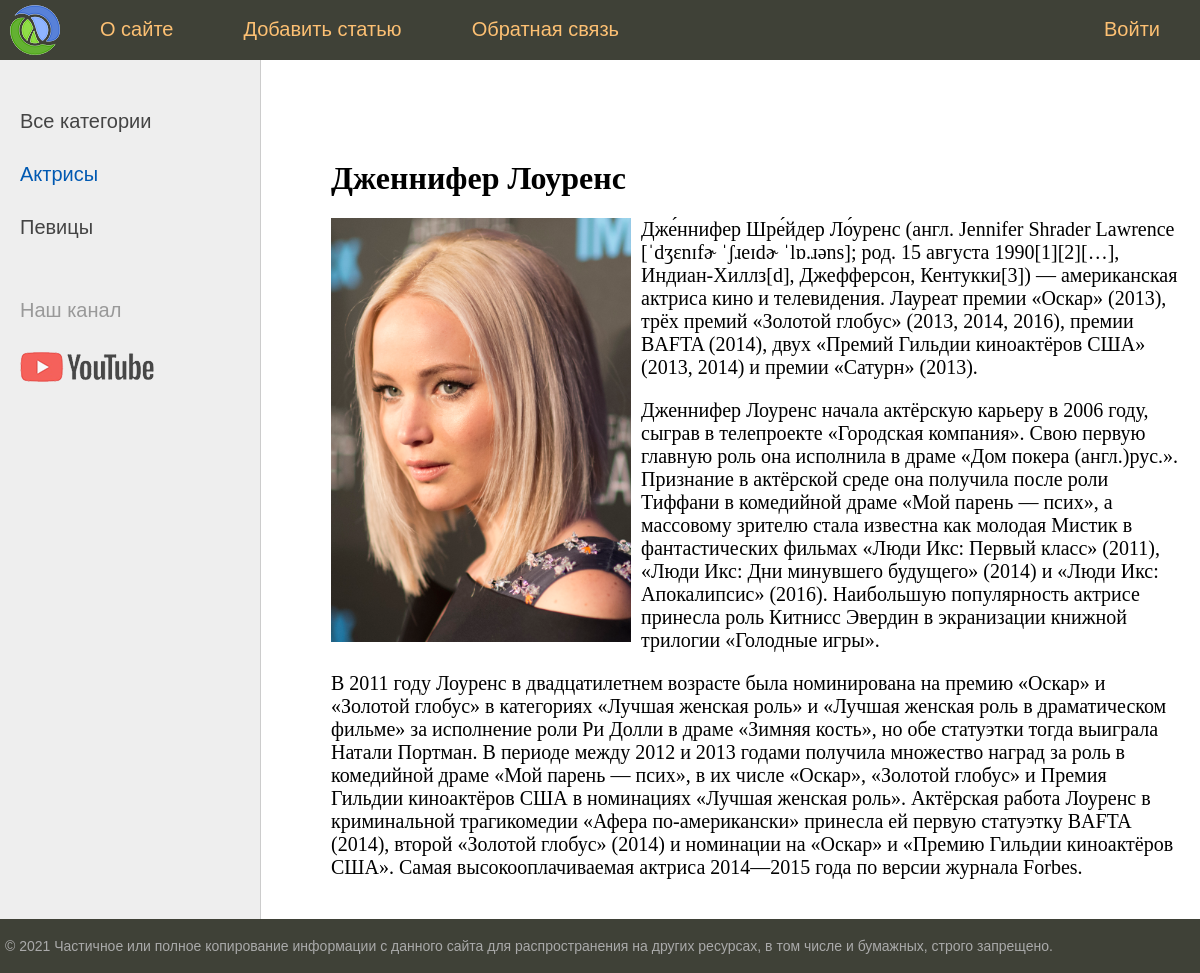
/post/dzhennifer-lourens/, run on the app's committed database.
### main/models.py (models this page shows, shortened)
class Category(models.Model):
    name = models.CharField(max_length=100, db_index=True, verbose_name='Категория')
    slug = models.SlugField(max_length=255, unique=True, db_index=True, verbose_name="URL")
    def get_absolute_url(self):
        return reverse("category", kwargs={"cat_slug": self.slug})
    class Meta:
        verbose_name = 'Категория'
        verbose_name_plural = 'Категории'
        ordering = ['id']

class Main(models.Model):
    title = models.CharField(max_length=255, verbose_name='Заголовок')
    slug = models.SlugField(max_length=255, unique=True, db_index=True, verbose_name="URL")
    content = models.TextField(blank=True, verbose_name='Текст статьи')
    photo = models.ImageField(
        upload_to="photos/%Y/%m/%d/", verbose_name='Фото')
    time_create = models.DateTimeField(
        auto_now_add=True, verbose_name='Время создания')
    time_update = models.DateTimeField(
        auto_now=True, verbose_name='Время изменения')
    is_published = models.BooleanField(default=True, verbose_name='Публикация')
    cat = models.ForeignKey(
        'Category', on_delete=models.PROTECT, verbose_name='Категория')
    class Meta:
        verbose_name = 'Главная страница'
        verbose_name_plural = 'Главная страница'
        ordering = ['-time_create', 'title']

### main/views.py (the view)
# urls.py: path('post/<slug:post_slug>/', show_post, name='post'),
def show_post(request, post_slug):
    post = get_object_or_404(Main, slug=post_slug)
    context = {
        'post' : post,
        'menu' : menu,
        'title' : post.title,
        'cat_selected' : post.cat_id,
    }
    return render(request, 'main/post.html', context=context)

### main/templatetags/main_tags.py (called while the page is built)
@register.inclusion_tag('main/list_categories.html')
def show_categories(sort=None, cat_selected=0):
    if not sort:
        cats = Category.objects.all()
    else:
        cats = Category.objects.order_by(sort)
    return {"cats" : cats, "cat_selected" : cat_selected}

### main/templates/main/post.html
{% extends 'main/base.html' %}
{% block content %}
<h1>{{post.title}}</h1>
{% if post.photo %}
<p><img class="img-article-left" src="{{post.photo.url}}"></p>
{% endif %}
{{post.content|linebreaks}}
{% endblock %}

### main/templates/main/list_categories.html
{% for c in cats %}
    {% if c.pk == cat_selected %}
        <li class="selected">{{c.name}}</li>
    {% else %}
        <li><a href="{{ c.get_absolute_url}}">{{c.name}}</a></li>
    {% endif %}
{% endfor %}

### main/static/main/css/styles.css (style rules this page uses)
html, body { font-family: 'Arial'; margin: 0; padding: 0; height: 100%; width: 100%; color: #444; }
a { color: #0059b2; text-decoration: none; }
img { max-width: 600px; height: auto; }
img.img-article-left { max-width: 300px; height: auto; float: left; padding: 0 10px 10px 0; }
.left-chapters ul li { margin: 30px 0 0 0; color: #999; }
.left-chapters ul li.selected { color: #0059b2; }
.left-chapters ul li a { color: #444; text-decoration: none; }
.content-text h1 { font-size: 32px; }

### data on the page
Category: name "Актрисы"
Category: name "Певицы"
Main: title "Дженнифер Лоуренс", photo (picture), content "Дже́ннифер Шре́йдер Ло́уренс (англ. Jennifer Shrader Lawrence [ˈdʒɛnɪfɚ ˈʃɹeɪdɚ ˈlɒ.ɹəns]; род. 15 августа 1990[1][2][…], Индиан-Хиллз[d], Джефферсон, Кентукки[3]) — американская актриса кино и телевидения. Лауреат премии «Оскар» (2013), трёх премий «Золотой глобус» (2013, 2014, 2016), премии BAFTA (2014), двух «Премий Гильдии киноактёров США» (2013, 2014) и премии «Сатурн» (2013). Дженнифер Лоуренс начала актёрскую карьеру в 2006 году, сыграв в телепроекте «Городская компания». Свою первую главную роль она исполнила в драме «Дом покера (англ.)рус.». Признание в актёрской среде она получила после роли Тиффани в комедийной драме «Мой парень — псих», а массовому зрителю стала известна как…"

### other printed values
{{ m.title }} "О сайте" "Добавить статью" "Обратная связь"
{{ m.title }} "Войти"
